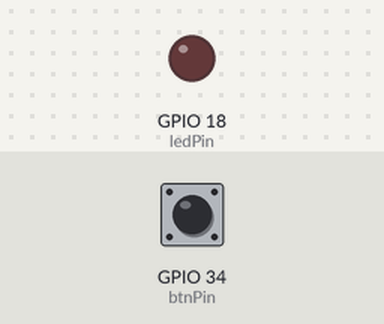
Bench run of a program on a simulated ESP32. On the bench: output pins drawn as LEDs (lit = HIGH). Inputs (shaded band) come from the test bench; at power-on: GPIO 34 (btnPin) HIGH.

Above: at 1.2 s.
1.3 s: GPIO 34 (btnPin) pulled LOW for 0.15 s
At 2.5 s:
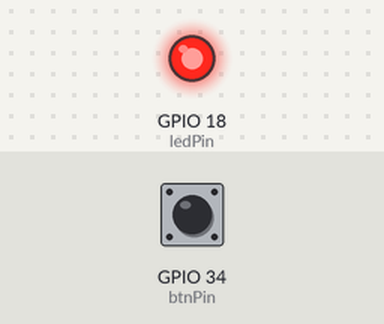
2.9 s: GPIO 34 (btnPin) pulled LOW for 1 s
At 3.8 s:
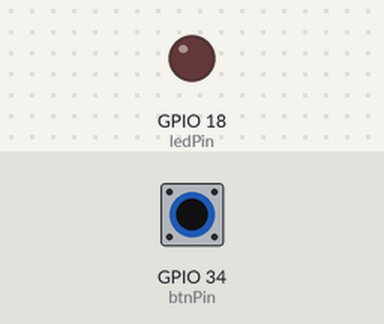
5.4 s: GPIO 34 (btnPin) pulled LOW for 3.2 s
At 5.7 s:
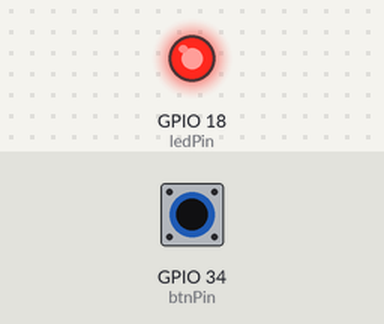
Timing chart, 0 to 8.4 s (numbered marks = the images above; inputs shaded):
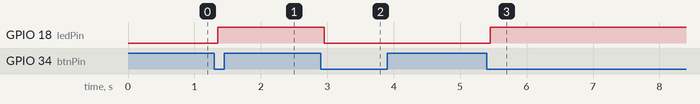

Measured:
- after the input at 1.3 s, GPIO 18 (ledPin): LOW → HIGH after 0.05 s
- after the input at 2.9 s, GPIO 18 (ledPin): HIGH → LOW after 0.05 s
- after the input at 5.4 s, GPIO 18 (ledPin): LOW → HIGH after 0.05 s

The program:

main.cpp
```cpp
#include <Arduino.h>

constexpr uint8_t ledPin = 18;
constexpr uint8_t btnPin = 34;
constexpr uint8_t buttonDebounceDelay = 50;

// global variables
bool ledState = LOW;
bool lastButtonState = HIGH;
bool lastStableButtonState = HIGH;
uint64_t lastChangeTime = 0;

void setup()
{
  // define led pin as output
  pinMode(ledPin, OUTPUT);
  // define btn pin as input
  pinMode(btnPin, INPUT);
}

void loop()
{
  // read current button state
  bool currentButtonState = digitalRead(btnPin);

  // check for falling and rising edge
  if (currentButtonState != lastButtonState)
  {
    lastChangeTime = millis();
  }

  if (millis() - lastChangeTime >= buttonDebounceDelay)
  {
    // check for falling edge
    if (currentButtonState == LOW && lastStableButtonState == HIGH)
    {
      ledState = !ledState;           // toggle led state
      digitalWrite(ledPin, ledState); // apply led state
    }

    // update stable button state
    lastStableButtonState = currentButtonState;
  }

  // always update the last button state
  lastButtonState = currentButtonState;
}
```
